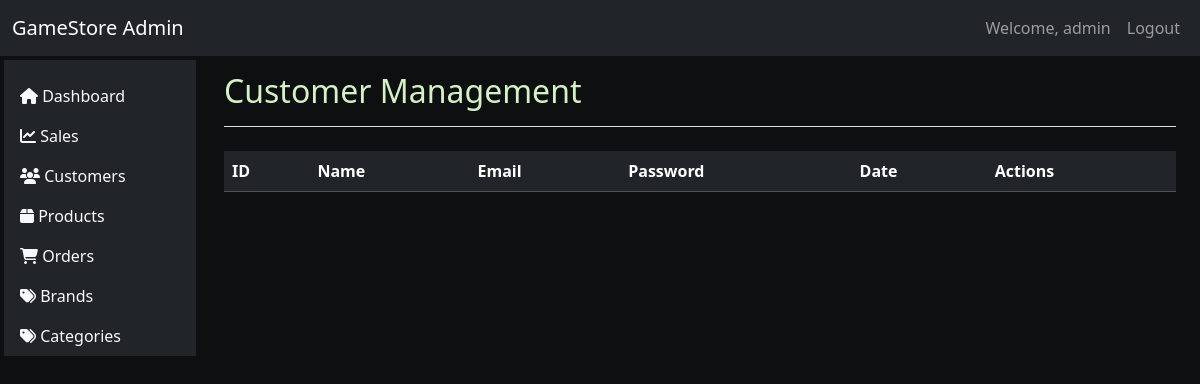
The app's page /admin/customer.php (signed in), older data.
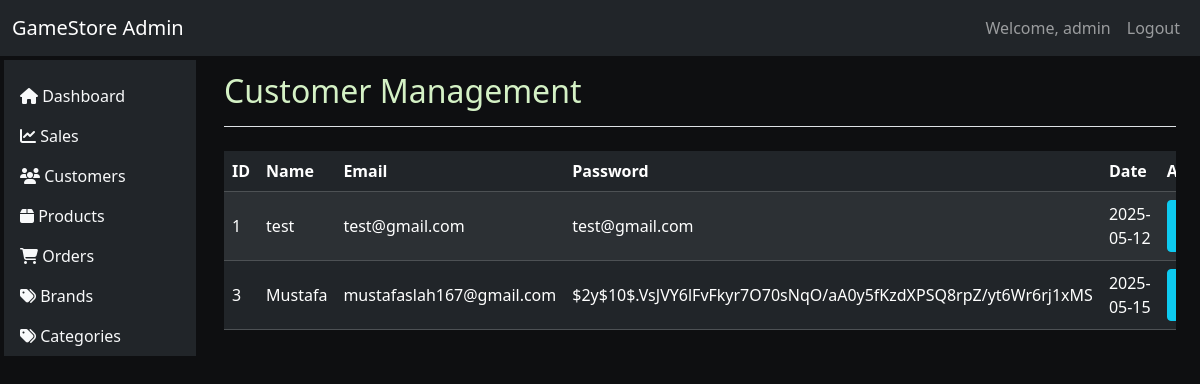
The same page, newer data.
### tables this page shows
CREATE TABLE `customers` (
  `id` int(11) NOT NULL,
  `customer_name` varchar(40) NOT NULL,
  `customer_email` varchar(150) NOT NULL,
  `customer_phone` varchar(12) NOT NULL,
  `customer_password` text NOT NULL,
  `customer_image` text NOT NULL,
  `created_at` date NOT NULL DEFAULT current_timestamp()
);

### app/php/admin/customer/functions.php (called while the page is built, shortened)
<?php
function getAllCustomers() {
    global $connect;
    try {
        $sql = "SELECT * FROM customers";
        $stmt = $connect->prepare($sql);
        $stmt->execute();
        return $stmt->fetchAll(PDO::FETCH_ASSOC);
    } catch (PDOException $e) {
        error_log("Error getting all customers: " . $e->getMessage());
        return false;
    }
}

### admin/customer.php (the view, shortened to what this page needs)
<?php
include "../app/php/config/config.php";
include "../app/php/admin/customer/functions.php";
$customers = getAllCustomers();
include "../components/admin/app.php";
?>
<div class="container-fluid">
    <div class="row">
        <div class="col-md-2 p-1 sidebar">
            <?php include "../components/admin/sidebar.php"; ?>
        </div>
        <main role="main" class="col-md-10 ml-sm-auto px-4">
            <div class="d-flex justify-content-between flex-wrap flex-md-nowrap align-items-center pt-3 pb-2 mb-3 border-bottom">
                <h2>Customer Management</h2>
            </div>
            <div class="table-responsive">
                <table class="table table-dark table-striped">
                    <thead>
                        <tr>
                            <th>ID</th>
                            <th>Name</th>
                            <th>Email</th>
                            <th>Password</th>
                            <th>Date</th>
                            <th>Actions</th>
                        </tr>
                    </thead>
                    <tbody>
                        <?php foreach ($customers as $customer): ?>
                            <tr>
                                <td><?php echo $customer['id']; ?></td>
                                <td><?php echo $customer['customer_name']; ?></td>
                                <td><?php echo $customer['customer_email']; ?></td>
                                <td><?php echo $customer['customer_password'] ?? 'N/A'; ?></td>
                                <td><?php echo date('Y-m-d', strtotime($customer['created_at'])); ?></td>
                                <td>
                                    <a href="customer_details.php?id=<?php echo $customer['id']; ?>" class="btn btn-info btn-sm">View Details</a>
                                </td>
                            </tr>
                        <?php endforeach; ?>
                    </tbody>
                </table>
            </div>
        </main>
    </div>
</div>
<?php include "../components/admin/footer.php"; ?>

Row changes from the older to the newer data that the page shows:
added customers: id "1", customer_name "test", customer_email "test@gmail.com", customer_password "test@gmail.com", created_at "2025-05-12"
added customers: id "3", customer_name "Mustafa", customer_email "mustafaslah167@gmail.com", customer_password "$2y$10$.VsJVY6lFvFkyr7O70sNqO/aA0y5fKzdXPSQ8rpZ/yt6Wr6rj1xMS", created_at "2025-05-15"
